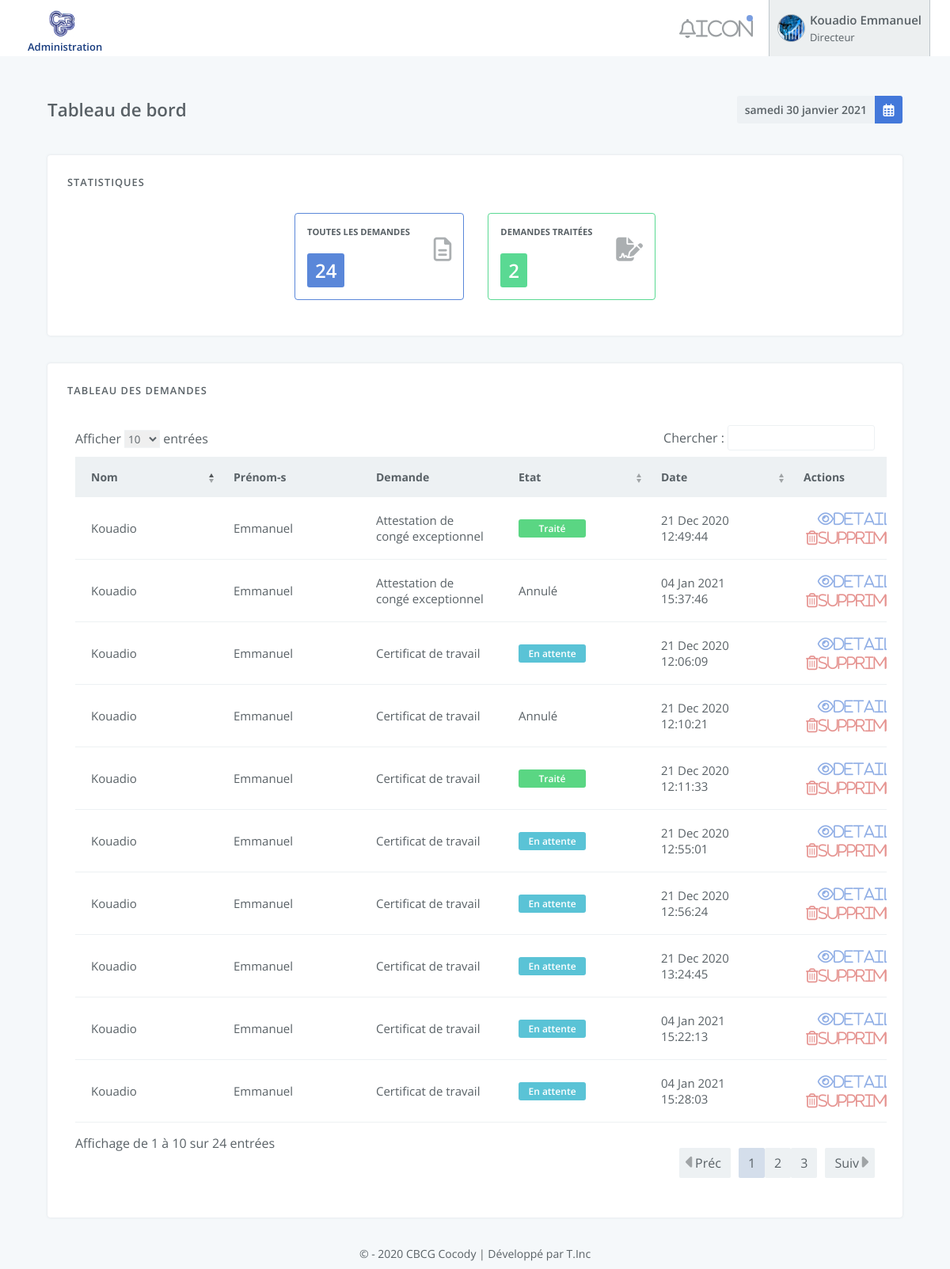
The app's page /administration/ (signed in) with its own data.
### myadmin/models.py (models this page shows)
class Administration(models.Model):
    user = models.OneToOneField(User, on_delete=models.CASCADE, related_name='administrateur')
    civilite = models.CharField(max_length=50)
    fonction = models.CharField(max_length=225)
    contact = models.CharField(max_length=30, null=True)
    grade = models.CharField(max_length=10)
    matricule = models.CharField(max_length=30)
    photo = models.ImageField(upload_to='myadmin/', default='useravatar.png')
    status = models.BooleanField(default=True)
    date_add =  models.DateTimeField(auto_now_add=True)
    date_update =  models.DateTimeField(auto_now=True)

### demande/models.py (models this page shows, shortened)
class Attestationconge(models.Model):
    prof = models.ForeignKey(Professeur, on_delete=models.CASCADE, related_name='congeprof')
    nom = models.CharField(max_length=255)
    prenom = models.CharField(max_length=255)
    fonction = models.CharField(max_length=255)
    matricule = models.CharField(max_length=255)
    datedebut =  models.DateField()
    datefin =  models.DateField()
    destination = models.CharField(max_length=255)
    motif = models.CharField(max_length=255)
    etat = models.CharField(max_length=255,default="En attente",
        choices=[
            ('En attente', 'En attente'),
            ('Traité', 'Traité'),
            ('Annulé', 'Annulé')
        ]
    )
    status = models.BooleanField(default=True)
    date_add =  models.DateTimeField(auto_now_add=True)
    date_update =  models.DateTimeField(auto_now=True)
    class Meta:
        verbose_name = 'attestation de congé'
        verbose_name_plural = 'attestations de congé'

class Professeur(models.Model):
    user = models.OneToOneField(User, on_delete=models.CASCADE, related_name='professeur')
    civilite = models.CharField(max_length=50)
    fonction = models.CharField(max_length=255)
    matiere = models.CharField(max_length=255)
    enseignant = models.IntegerField(default=1)
    matricule = models.CharField(max_length=30)
    grade = models.CharField(max_length=10)
    contact = models.CharField(max_length=30, null=True)
    annee_de_prise_de_travail = models.CharField(max_length=225, null=True)
    photo = models.ImageField(upload_to='administrateur/', default='useravatar.png')
    status = models.BooleanField(default=True)
    date_add =  models.DateTimeField(auto_now_add=True)
    date_update =  models.DateTimeField(auto_now=True)

class Certificattravail(models.Model):
    prof = models.ForeignKey(Professeur, related_name='travailprof', on_delete=models.CASCADE)
    nom = models.CharField(max_length=255)
    prenom = models.CharField(max_length=255)
    matricule = models.CharField(max_length=255)
    emploi = models.CharField(max_length=255)
    grade = models.CharField(max_length=255)
    etat = models.CharField(max_length=255,default="En attente",
        choices=[
            ('En attente', 'En attente'),
            ('Traité', 'Traité'),
            ('Annulé', 'Annulé')
        ]
    )
    status = models.BooleanField(default=True)
    date_add =  models.DateTimeField(auto_now_add=True)
    date_update =  models.DateTimeField(auto_now=True)
    class Meta:
        verbose_name = 'Certificat de travail'
        verbose_name_plural = 'Certificats de travail'

### myadmin/views.py (the view)
# urls.py: 2. Add a URL to urlpatterns:  path('', views.home, name='home')
@login_required(login_url='myadmin:connexion')
def home(request):
    attestationconges = demande_models.Attestationconge.objects.filter(status=True)
    certi_travails = demande_models.Certificattravail.objects.filter(status=True)
    certi_services = demande_models.Certificatpriseservice.objects.filter(status=True)
    nbre_traite = len(attestationconges.filter(etat="Traité")) + len(certi_travails.filter(etat="Traité")) + len(certi_services.filter(etat="Traité"))
    nbre_conge = len(attestationconges)
    nbre_travail = len(certi_travails)
    nbre_service = len(certi_services)
    total = nbre_conge + nbre_travail + nbre_service
    maximum = max(nbre_conge, nbre_travail, nbre_service)
    demandes = list()
    demandes.append(attestationconges)
    demandes.append(certi_travails)
    demandes.append(certi_services)
    notifications = demande_models.Notification.objects.filter(status=True).order_by('-date_add')
    data = {
        'total':total,
        'demandes':demandes,
        "nbre_traite": nbre_traite,
        'notifications':notifications
    }
    return render(request, 'pages/myadmin/home.html', data)

### template/pages/myadmin/home.html (shortened to what this page needs)
{% extends 'base/admin.html' %}
{% load static %}
{% block admin %}
<div id="main-block">
                <div class="date-pageTitle">
                    <div class="page-title"><font>Tableau de bord</font></div>
                    <div class="date">
                        <span id="date">Mardi, 02 décembre 2020</span>
                        <span class="icon"><i class="far fa-calendar-alt"></i></span>
                    </div>
                </div>
                <div class="section">
                    <div class="section-title"><font>Statistiques</font></div>
                    <div class="blocks">
                        <div class="block">
                            <div class="text">
                                <div class="block-title"><font>Toutes les Demandes</font></div>
                                <div class="number">{{ total }}</div>
                            </div>
                            <div class="illustration"><i class="far fa-file-alt"></i></div>
                        </div>
                        <div class="block">
                            <div class="text">
                                <div class="block-title"><font>Demandes traitées</font></div>
                                <div class="number">{{ nbre_traite }}</div>
                            </div>
                            <div class="illustration"><i class="fas fa-file-signature"></i></div>
                        </div>
                    </div>
                </div>
                <div class="section">
                    <div class="section-title"><font>Tableau des demandes</font></div>
                    <div class="datatable">
                        <table id="datatable" class="display">
                            <thead>
                                <tr>
                                    <th colspan="1" rowspan="1" class="order">Nom</th>
                                    <th colspan="1" rowspan="1">Prénom-s</th>
                                    <th colspan="1" rowspan="1">Demande</th>
                                    <th colspan="1" rowspan="1" class="order">Etat</th>
                                    <th colspan="1" rowspan="1" class="order">Date</th>
                                    <th colspan="1" rowspan="1">Actions</th>
                                </tr>
                            </thead>
                            <tbody>
                                {% for item in demandes %}
                                {% if forloop.first %}
                                {% for conge in item %}
                                <tr>
                                    <td>{{ conge.prof.user.first_name }}</td>
                                    <td>{{ conge.prof.user.last_name }}</td>
                                    <td>Attestation de congé exceptionnel</td>
                                    <td> <span {% if conge.etat == 'Traité' %} class="state processed" {% elif conge.etat == 'Annulé' %} class="statut pending"  {% else %} class="state pending" {% endif %}>{{ conge.etat }}</span> </td>
                                    <td>{{ conge.date_add|date:"d M Y H:i:s" }}</td>
                                    <td>
                                        <a href="{% url 'myadmin:attestationconge' conge.id %}" title="Voir"><i class="far fa-eye">Detail</i></a>
                                        <a href="{% url 'myadmin:supconge' conge.id %}" title="Supprimer"><i class="far fa-trash-alt">Supprimer</i></a>
                                    </td>
                                </tr>
                                {% endfor %}
                                {% endif %}
                                {% if forloop.counter == 2 %}
                                {% for travail in item %}
                                <tr>
                                    <td>{{ travail.prof.user.first_name }}</td>
                                    <td>{{ travail.prof.user.last_name }}</td>
                                    <td>Certificat de travail</td>
                                    <td><span {% if travail.etat == 'Traité' %} class="state processed" {% elif travail.etat == 'Annulé' %} class="statut pending"  {% else %} class="state pending" {% endif %}>{{ travail.etat }}</span></td>
                                    <td>{{ travail.date_add|date:"d M Y H:i:s" }}</td>
                                    <td>
                                        <a href="{% url 'myadmin:attestationtravail' travail.id %}" title="Voir"><i class="far fa-eye">Detail</i></a>
                                        <a href="{% url 'myadmin:suptraval' travail.id %}" title="Supprimer"><i class="far fa-trash-alt">Supprimer</i></a>
                                    </td>
                                </tr>
                                {% endfor %}
                                {% endif %}
                                {% endfor %}
                            </tbody>
                        </table>
                    </div>
                </div>
            </div>
{% endblock %}

### template/base/admin.html (shortened to what this page needs)
{% load static %}
<!DOCTYPE html>
<html lang="fr">
    <head>
        <link rel="stylesheet" href="{% static 'myadmin/css/style.css' %}">
    </head>
    <body>
        <div id="wrapper">
            <header class="header">
                <div class="logo">
                    <a href="{% url 'myadmin:home' %}">
                        <img src="{% static 'myadmin/images/logo_cbcg.png' %}" alt="logo_cbcg">
                        <span>Administration</span>
                    </a>
                </div>
                <nav class="nav-bar">
                    <div class="notification hasnotifications dropdown">
                        <div class="dropdown-head"><i class="far fa-bell">Icon</i></div>
                    </div>
                    <div class="admin-profil dropdown">
                        <div class="dropdown-head">
                            <div class="admin-img"><img {% if request.user.administrateur.photo %} src="{{ request.user.administrateur.photo.url }}" {% else %}  src="" {% endif %} alt="admin_image"></div>
                            <div class="admin-details">
                                <p class="name">{{ request.user.first_name }} {{ request.user.last_name }}</p>
                                <p class="work">{{ request.user.administrateur.fonction }}</p>
                            </div>
                        </div>
                    </div>
                </nav>
            </header>
           {% block admin %}
            {% endblock %}
            <footer class="footer">
                <p>© - 2020 CBCG Cocody | Développé par T.Inc</p>
            </footer>
        </div>
    </body>
</html>

### records on screen
Attestationconge: prof.user.first_name "Kouadio", prof.user.last_name "Emmanuel", etat "Traité", date_add "21 Dec 2020 12:49:44"
Attestationconge: prof.user.first_name "Kouadio", prof.user.last_name "Emmanuel", etat "Annulé", date_add "04 Jan 2021 15:37:46"
Certificattravail: prof.user.first_name "Kouadio", prof.user.last_name "Emmanuel", etat "En attente", date_add "21 Dec 2020 12:06:09"
Certificattravail: prof.user.first_name "Kouadio", prof.user.last_name "Emmanuel", etat "Annulé", date_add "21 Dec 2020 12:10:21"
Certificattravail: prof.user.first_name "Kouadio", prof.user.last_name "Emmanuel", etat "Traité", date_add "21 Dec 2020 12:11:33"
Certificattravail: prof.user.first_name "Kouadio", prof.user.last_name "Emmanuel", etat "En attente", date_add "21 Dec 2020 12:55:01"
Certificattravail: prof.user.first_name "Kouadio", prof.user.last_name "Emmanuel", etat "En attente", date_add "21 Dec 2020 12:56:24"
Certificattravail: prof.user.first_name "Kouadio", prof.user.last_name "Emmanuel", etat "En attente", date_add "21 Dec 2020 13:24:45"
Certificattravail: prof.user.first_name "Kouadio", prof.user.last_name "Emmanuel", etat "En attente", date_add "04 Jan 2021 15:22:13"
Certificattravail: prof.user.first_name "Kouadio", prof.user.last_name "Emmanuel", etat "En attente", date_add "04 Jan 2021 15:28:03"

### other values on screen
{{ request.user.first_name }} "Kouadio"
{{ request.user.last_name }} "Emmanuel"
{{ request.user.administrateur.fonction }} "Directeur"
{{ total }} "24"
{{ nbre_traite }} "2"
